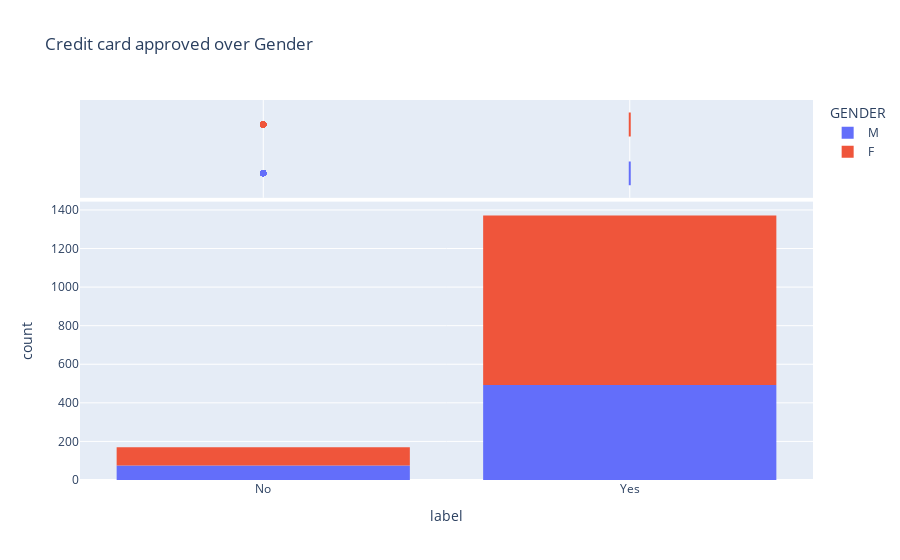

The code cell stored with this chart in its notebook:
### Markdown cell above
* More number of females are educated than males

### Code cell
fig = px.histogram(cc_df,
                  x = "label",
                  marginal = 'box', 
                   color="GENDER",
                  title = "Credit card approved over Gender ")
fig.update_layout(bargap=0.2)
fig.show()

### Figure 1 — Plotly figure (JSON) as saved in the notebook; plotly's stock layout.template omitted (floating-point values rounded to 4 significant figures; data arrays with more than 128 entries replaced by an {"elided": "..."} marker saying what was removed)
{"data": [{"alignmentgroup": "True", "bingroup": "x", "hovertemplate": "GENDER=M<br>label=%{x}<br>count=%{y}<extra></extra>", "legendgroup": "M", "marker": {"color": "#636efa", "pattern": {"shape": ""}}, "name": "M", "offsetgroup": "M", "orientation": "v", "showlegend": true, "type": "histogram", "x": {"elided": "568 str values"}, "xaxis": "x", "yaxis": "y"}, {"alignmentgroup": "True", "hovertemplate": "GENDER=M<br>label=%{x}<extra></extra>", "legendgroup": "M", "marker": {"color": "#636efa"}, "name": "M", "notched": true, "offsetgroup": "M", "showlegend": false, "type": "box", "x": {"elided": "568 str values"}, "xaxis": "x2", "yaxis": "y2"}, {"alignmentgroup": "True", "bingroup": "x", "hovertemplate": "GENDER=F<br>label=%{x}<br>count=%{y}<extra></extra>", "legendgroup": "F", "marker": {"color": "#EF553B", "pattern": {"shape": ""}}, "name": "F", "offsetgroup": "F", "orientation": "v", "showlegend": true, "type": "histogram", "x": {"elided": "973 str values"}, "xaxis": "x", "yaxis": "y"}, {"alignmentgroup": "True", "hovertemplate": "GENDER=F<br>label=%{x}<extra></extra>", "legendgroup": "F", "marker": {"color": "#EF553B"}, "name": "F", "notched": true, "offsetgroup": "F", "showlegend": false, "type": "box", "x": {"elided": "973 str values"}, "xaxis": "x2", "yaxis": "y2"}], "layout": {"bargap": 0.2, "barmode": "relative", "legend": {"title": {"text": "GENDER"}, "tracegroupgap": 0}, "title": {"text": "Credit card approved over Gender "}, "xaxis": {"anchor": "y", "domain": [0, 1], "title": {"text": "label"}}, "xaxis2": {"anchor": "y2", "domain": [0, 1], "matches": "x", "showgrid": true, "showticklabels": false}, "yaxis": {"anchor": "x", "domain": [0, 0.7326], "title": {"text": "count"}}, "yaxis2": {"anchor": "x2", "domain": [0.7426, 1], "matches": "y2", "showgrid": false, "showline": false, "showticklabels": false, "ticks": ""}}}
